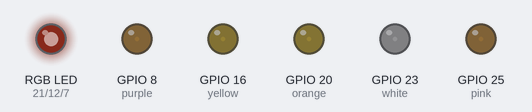
Simulated run of this program. Board: Raspberry Pi (BCM pin numbers). On the bench: an RGB LED mixed from three pins (HIGH = lit), output pins drawn as LEDs (lit = HIGH). Dim RGB values are drawn brighter than linear; what the program prints to the terminal is not drawn.

Above: at 0.05 s.
At 1.95 s:
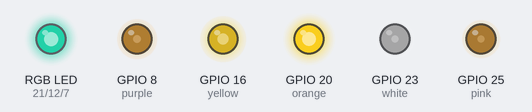
At 3.95 s:
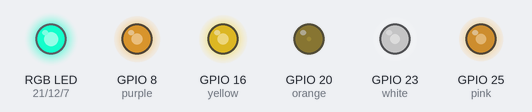
At 7.95 s:
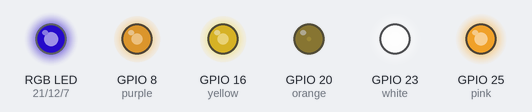
At 11.95 s:
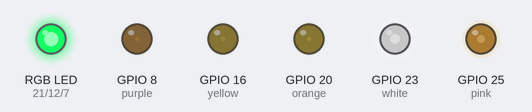
At 15.95 s:
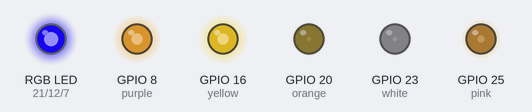
Timing chart, 0 to 20.8 s (numbered marks = the images above):
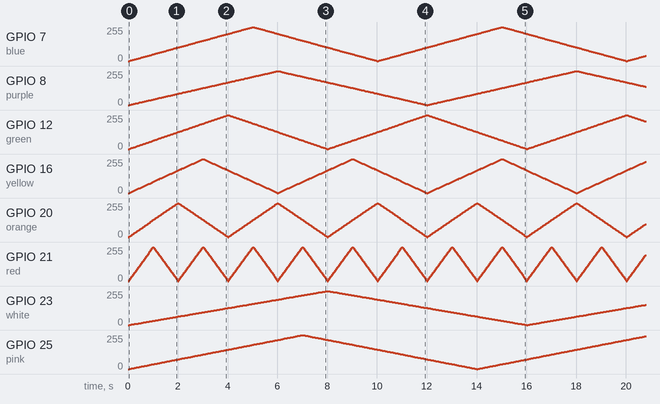

The program:

gpiozero_LEDBoard_rainbow_name_pwm.py
```python
#!/usr/bin/python3
##############################################################################################
# The rainbow is a reminder of God's promise.                                                #
#                                                                                            #
# And God said, "This is the sign of the covenant I am making between me and you and         #
# every living creature with you, a covenant for all generations to come: I have set         #
# my rainbow in the clouds, and it will be the sign of the covenant between me and the       #
# earth. Whenever I bring clouds over the earth and the rainbow appears in the clouds,       #
# I will remember my covenant between me and you and all living creatures of every kind.     #
# Never again will the waters become a flood to destroy all life.                            #
#                                                                                            #
##############################################################################################
from gpiozero import LEDBoard
from signal import pause

rainbow = LEDBoard(red=21, orange=20, yellow=16, green=12, blue=7, purple=8, pink=25, white=23, pwm=True)

print("Press Crtl-C to stop the program.")
while True:
	try:
		rainbow.red.pulse(fade_in_time = 1, fade_out_time = 1, n=None, background=True)
		rainbow.orange.pulse(fade_in_time = 2, fade_out_time = 2, n=None, background=True)
		rainbow.yellow.pulse(fade_in_time = 3, fade_out_time = 3, n=None, background=True)
		rainbow.green.pulse(fade_in_time = 4, fade_out_time = 4, n=None, background=True)
		rainbow.blue.pulse(fade_in_time = 5, fade_out_time = 5, n=None, background=True)
		rainbow.purple.pulse(fade_in_time = 6, fade_out_time = 6, n=None, background=True)
		rainbow.pink.pulse(fade_in_time = 7, fade_out_time = 7, n=None, background=True)
		rainbow.white.pulse(fade_in_time = 8, fade_out_time = 8, n=None, background=True)
		pause()
	except KeyboardInterrupt:
		print("Stopping program.\n")
		rainbow.close()
		exit()
```
